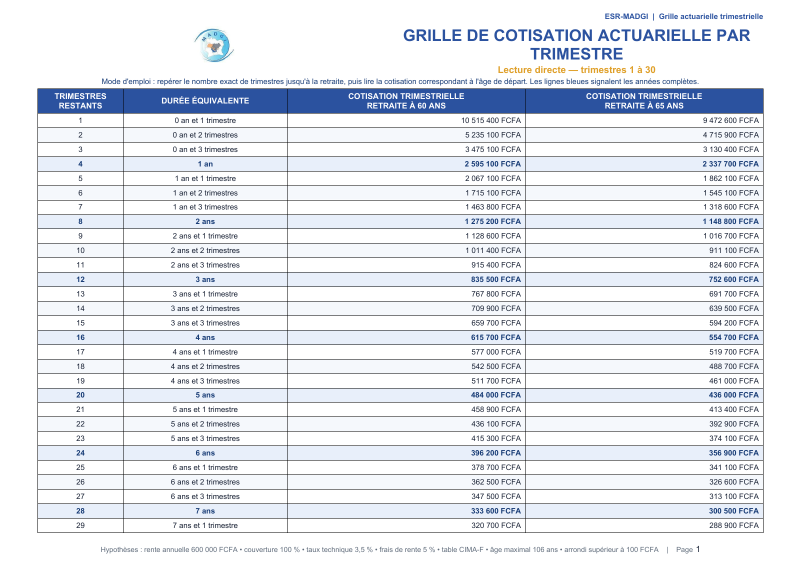
#> input picture .codex_tmp/render_grille_trimestrielle/page-1.png, 1602 x 1133 px (shown at 1/2 size)
$ python make_contact_sheet.py render_grille_trimestrielle out.png
#> lines starting #> are read from the running program, lines starting #| are printed output that depends on the picture
from __future__ import annotations

import sys
from pathlib import Path

from PIL import Image, ImageDraw


source_dir = Path(sys.argv[1])
output_path = Path(sys.argv[2])
paths = sorted(source_dir.glob("page-*.png"))
images = [Image.open(path).convert("RGB") for path in paths]
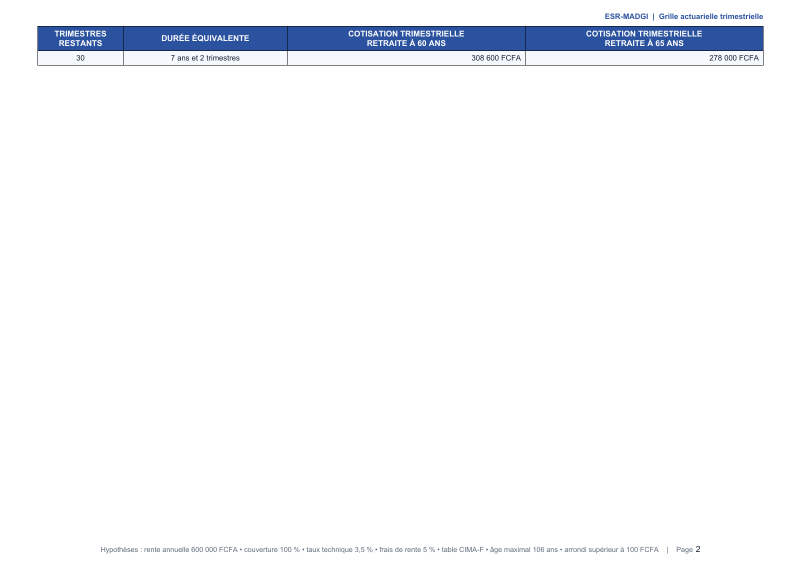
#> input picture .codex_tmp/render_grille_trimestrielle/page-2.png, 1602 x 1133 px (shown at 1/2 size)
#> images = 2 items

thumb_width = 680
thumbs = []
for image in images:
    ratio = thumb_width / image.width
    thumbs.append(image.resize((thumb_width, int(image.height * ratio))))
#> this loop made 2 passes
#> ratio on passes 1 to 2: 0.424, 0.424
#> after the loop, thumbs = 2 items

gap = 28
label_height = 34
columns = 2
rows = (len(thumbs) + columns - 1) // columns
#> rows = 1
cell_height = max(image.height for image in thumbs) + label_height
#> cell_height = 514
sheet = Image.new(
    "RGB",
    (columns * thumb_width + (columns + 1) * gap, rows * cell_height + (rows + 1) * gap),
    "white",
)
#> sheet: PIL image 1444x570 RGB; every value is 255
draw = ImageDraw.Draw(sheet)
for index, image in enumerate(thumbs):
    row, column = divmod(index, columns)
    x = gap + column * (thumb_width + gap)
    y = gap + row * (cell_height + gap)
    draw.text((x, y), f"Page {index + 1}", fill="black")
    sheet.paste(image, (x, y + label_height))
#> this loop made 2 passes
#> (row, column, x, y) on passes 1 to 2: (0, 0, 28, 28), (0, 1, 736, 28)
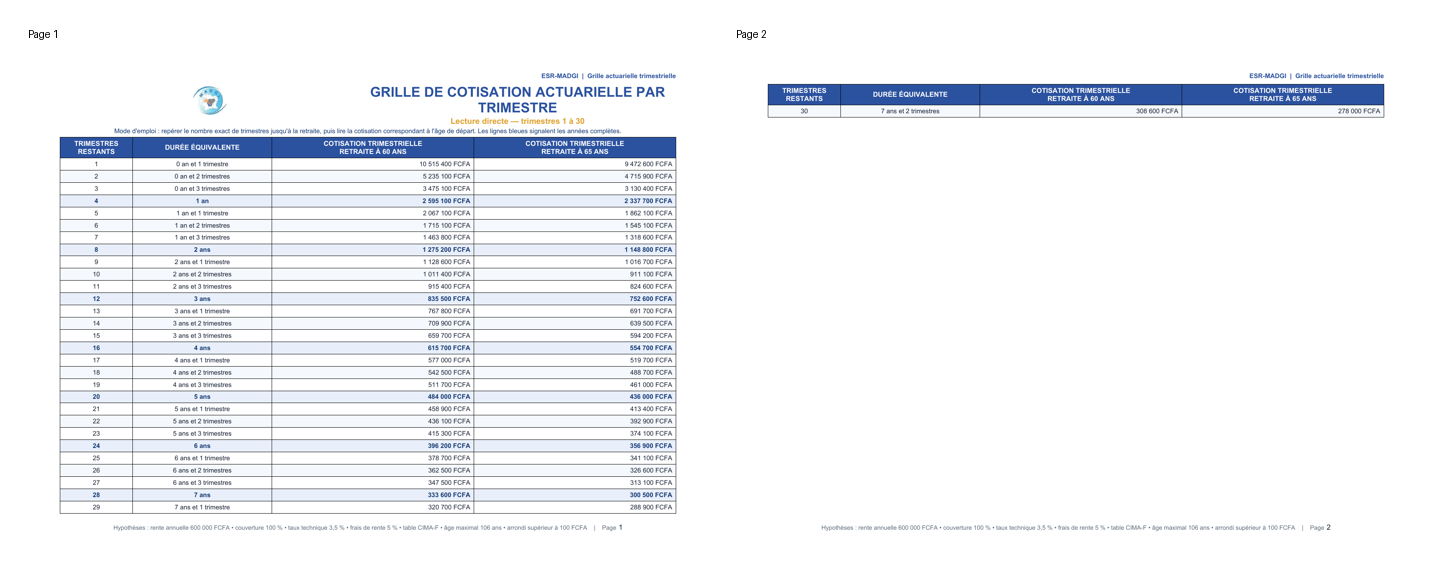
#> sheet: PIL image 1444x570 RGB; mean R, G, B 241.1, 243.1, 246.6

sheet.save(output_path, quality=92)
print(output_path)
